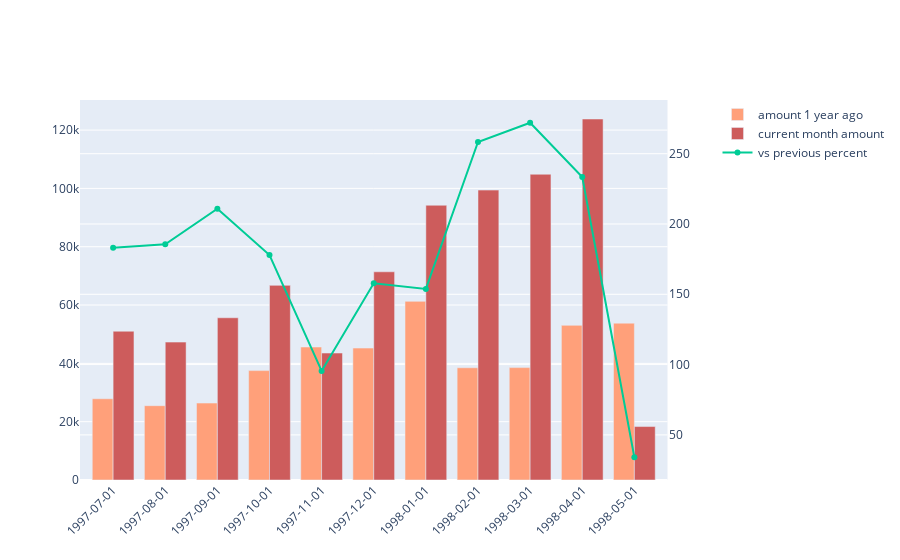

The notebook cell this image was saved under:
### Code cell
import plotly.graph_objects as go
from plotly.subplots import make_subplots

# plotly express는 서로 다른 그래프를 하나의 group으로 묶기가 어려움. graph_object를 적용. 
fig = make_subplots(specs=[[{"secondary_y": True}]])

fig.add_trace(go.Bar(
    x=df['month_day'],
    y=df['prev_amount_1year'],
    name='amount 1 year ago',
    marker_color='lightsalmon'), secondary_y=False)
fig.add_trace(go.Bar(
    x=df['month_day'],
    y=df['curr_amount'],
    name='current month amount',
    marker_color='indianred'), secondary_y=False)

# 서로 다른 바차트를 하나의 group으로 묶음. 
fig.update_layout(barmode='group', xaxis_tickangle=-45)

# 작년 대비 비율
fig.add_trace(go.Scatter(
    x=df['month_day'],
    y=df['prev_pct'],
    name='vs previous percent', 
    ), secondary_y=True)
fig.update_xaxes(type='category')
fig.show()

### Figure 1 — Plotly figure (JSON) as saved in the notebook; plotly's stock layout.template omitted (floating-point values rounded to 4 significant figures)
{"data": [{"marker": {"color": "lightsalmon"}, "name": "amount 1 year ago", "type": "bar", "x": ["1997-07-01", "1997-08-01", "1997-09-01", "1997-10-01", "1997-11-01", "1997-12-01", "1998-01-01", "1998-02-01", "1998-03-01", "1998-04-01", "1998-05-01"], "xaxis": "x", "y": [27860.0, 25490.0, 26380.0, 37520.0, 45600.0, 45240.0, 61260.0, 38480.0, 38550.0, 53030.0, 53780.0], "yaxis": "y"}, {"marker": {"color": "indianred"}, "name": "current month amount", "type": "bar", "x": ["1997-07-01", "1997-08-01", "1997-09-01", "1997-10-01", "1997-11-01", "1997-12-01", "1998-01-01", "1998-02-01", "1998-03-01", "1998-04-01", "1998-05-01"], "xaxis": "x", "y": [51020.0, 47290.0, 55630.0, 66750.0, 43530.0, 71400.0, 94220.0, 99420.0, 104900.0, 123800.0, 18330.0], "yaxis": "y"}, {"name": "vs previous percent", "type": "scatter", "x": ["1997-07-01", "1997-08-01", "1997-09-01", "1997-10-01", "1997-11-01", "1997-12-01", "1998-01-01", "1998-02-01", "1998-03-01", "1998-04-01", "1998-05-01"], "xaxis": "x", "y": [183.1, 185.5, 210.9, 177.9, 95.47, 157.8, 153.8, 258.3, 272.0, 233.4, 34.09], "yaxis": "y2"}], "layout": {"barmode": "group", "xaxis": {"anchor": "y", "domain": [0, 0.94], "tickangle": -45, "type": "category"}, "yaxis": {"anchor": "x", "domain": [0, 1]}, "yaxis2": {"anchor": "x", "overlaying": "y", "side": "right"}}}
